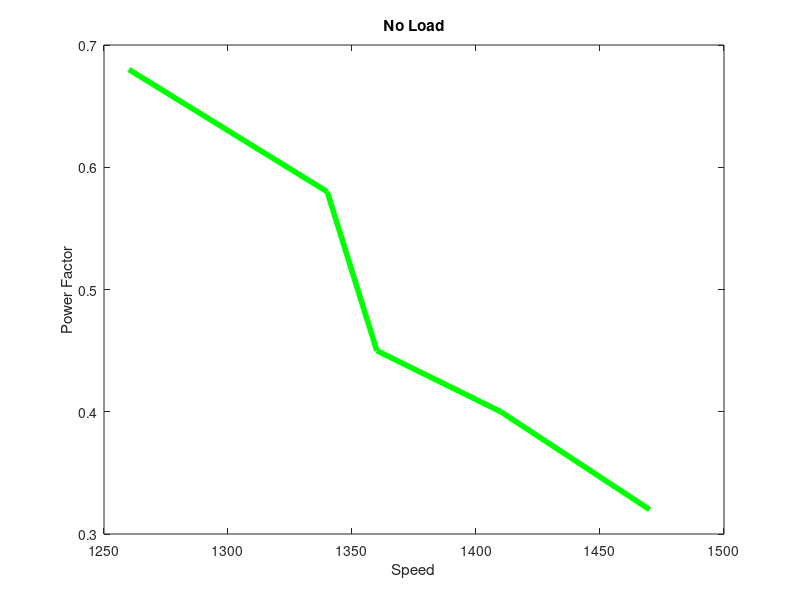

Write the MATLAB code that produced this figure.
clear; close; clc;
%% Plot Electrical Machine II Lab
Speed_null = [1470 1410 1360 1340 1260];
PW = [.32 .4 .45 .58 .68];
figure(1);
plot(Speed_null, PW, 'g-',"LineWidth", 4);
ylabel("Power Factor");
xlabel("Speed");
title("No Load");